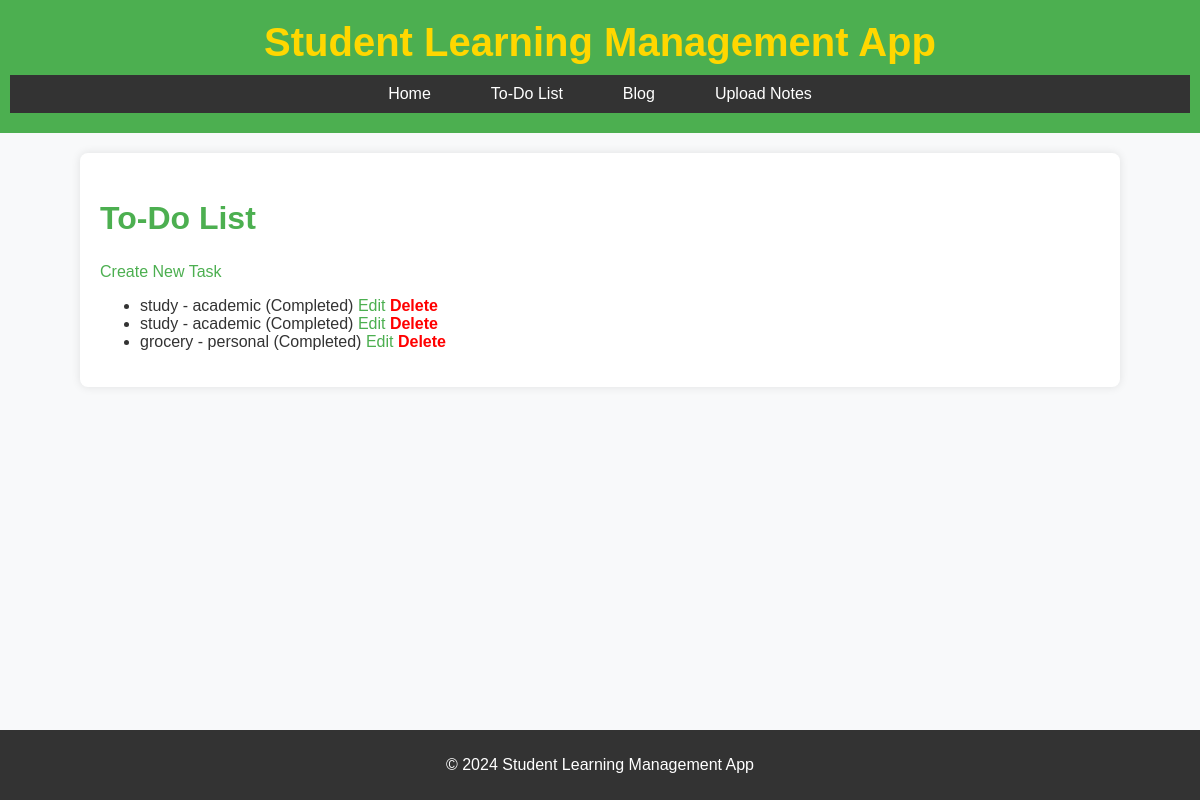
Before: /to_do_list/ with the older database file.
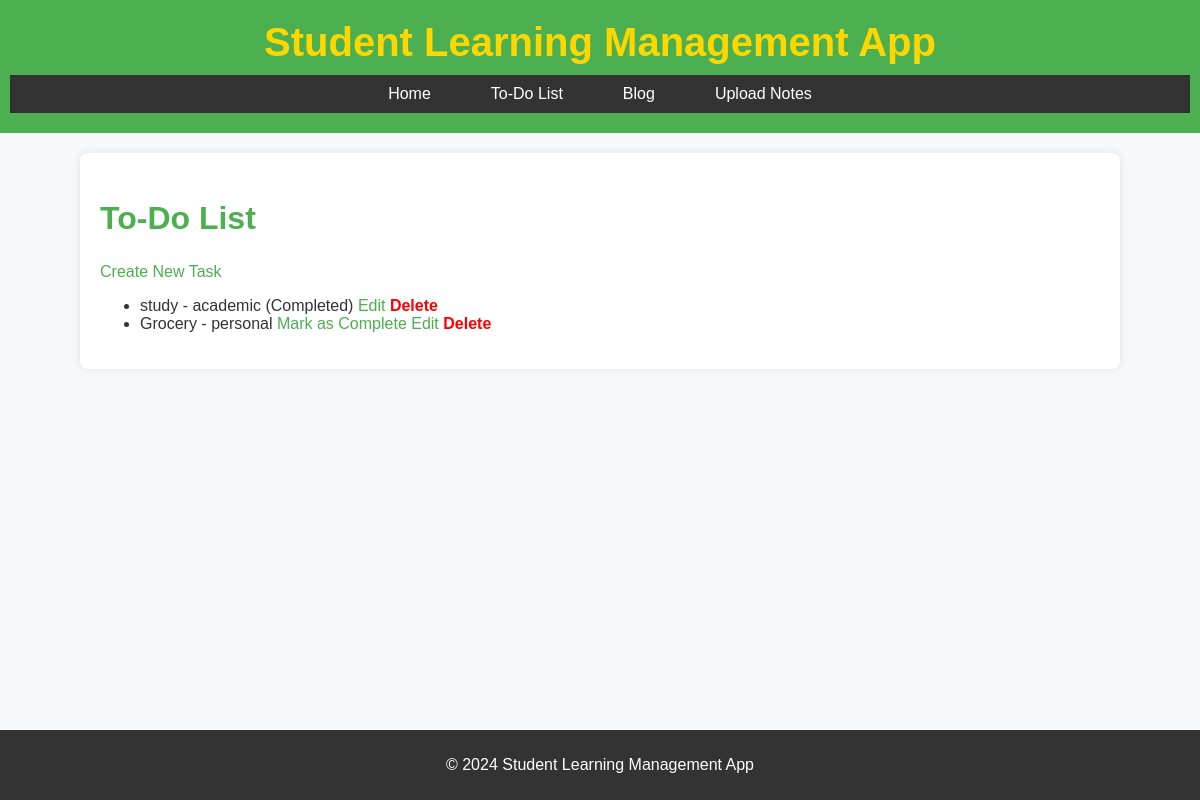
After: the same page with the newer database file.
### to_do_list/models.py (models this page shows, shortened)
class Task(models.Model):
    CATEGORY_CHOICES = [
        ('academic', 'Academic'),
        ('personal', 'Personal'),
        ('deadline', 'Deadline'),
    ]
    title = models.CharField(max_length=200)
    description = models.TextField(blank=True, null=True)
    category = models.CharField(max_length=20, choices=CATEGORY_CHOICES, default='academic')
    due_date = models.DateField(blank=True, null=True)
    reminder = models.DateTimeField(blank=True, null=True)
    completed = models.BooleanField(default=False)

### to_do_list/views.py (the view)
# urls.py: path('', views.task_list, name='task_list'),  # Task List
def task_list(request):
    tasks = Task.objects.all()
    return render(request, 'to_do_list/task_list.html', {'tasks': tasks})

### to_do_list/templates/to_do_list/task_list.html
{% extends 'base.html' %}
{% block content %}
<h2>To-Do List</h2>
<a href="{% url 'to_do_list:create_task' %}">Create New Task</a>
<ul>
    {% for task in tasks %}
        <li>
            {{ task.title }} - {{ task.category }}
            {% if task.completed %}
                (Completed)
            {% else %}
                <a href="{% url 'to_do_list:mark_task_complete' task.id %}">Mark as Complete</a>
            {% endif %}
            <a href="{% url 'to_do_list:update_task' task.id %}">Edit</a>
            <a href="{% url 'to_do_list:delete_task' task.id %}" class="delete-link">Delete</a>
        </li>
    {% empty %}
        <p>No tasks available. <a href="{% url 'to_do_list:create_task' %}">Add one now!</a></p>
    {% endfor %}
</ul>
{% endblock %}

Changed rows visible on the page:
removed Task: title "study", category "academic", completed "(Completed)"
removed Task: title "grocery", category "personal", completed "(Completed)"
added Task: title "Grocery", category "personal", completed "Mark as Complete"
